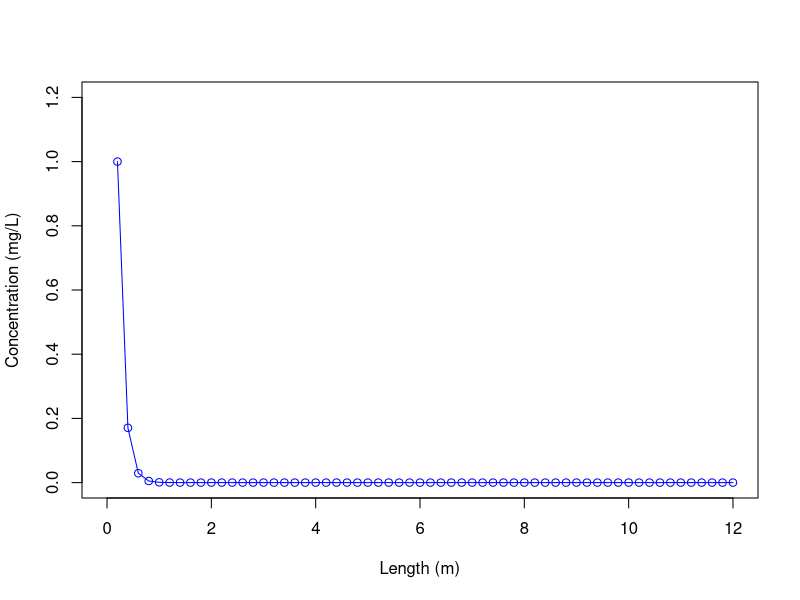
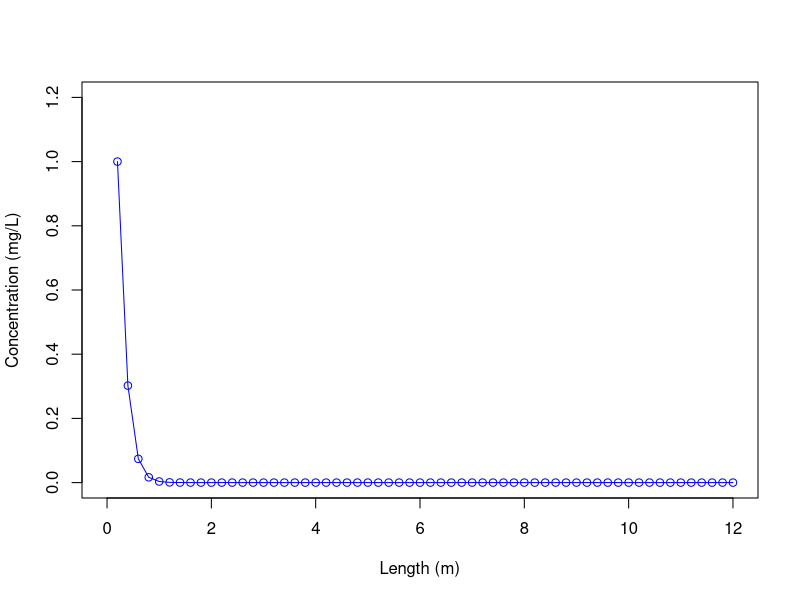
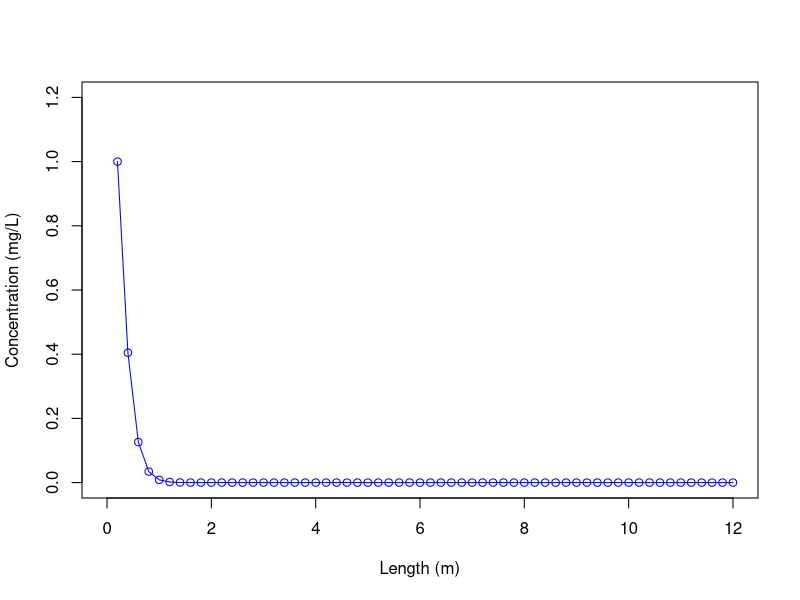
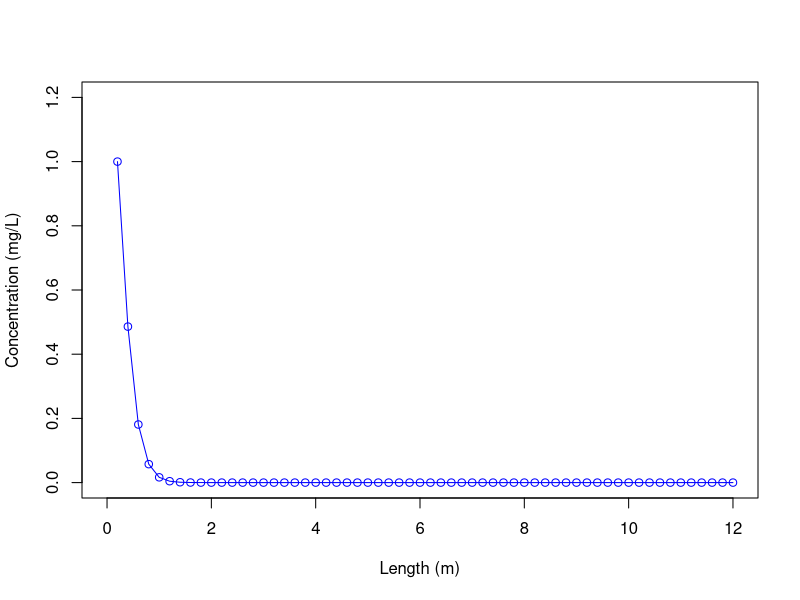
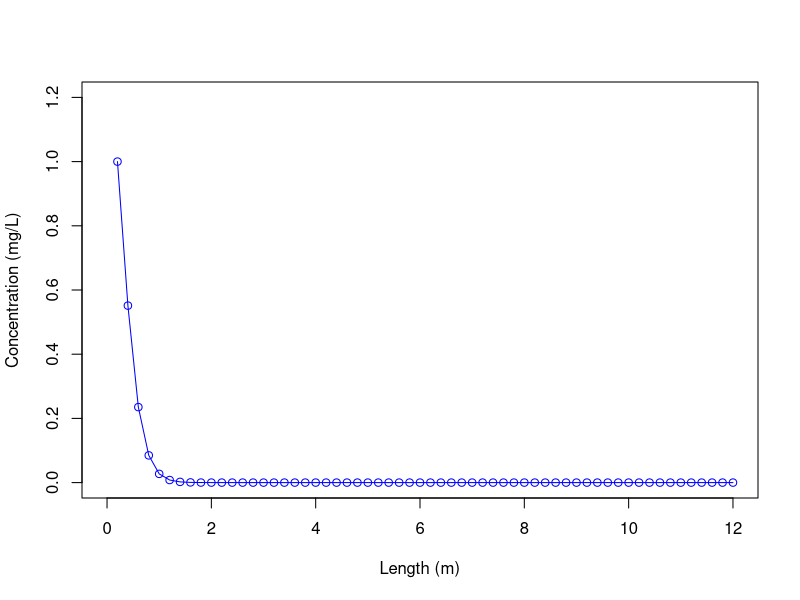
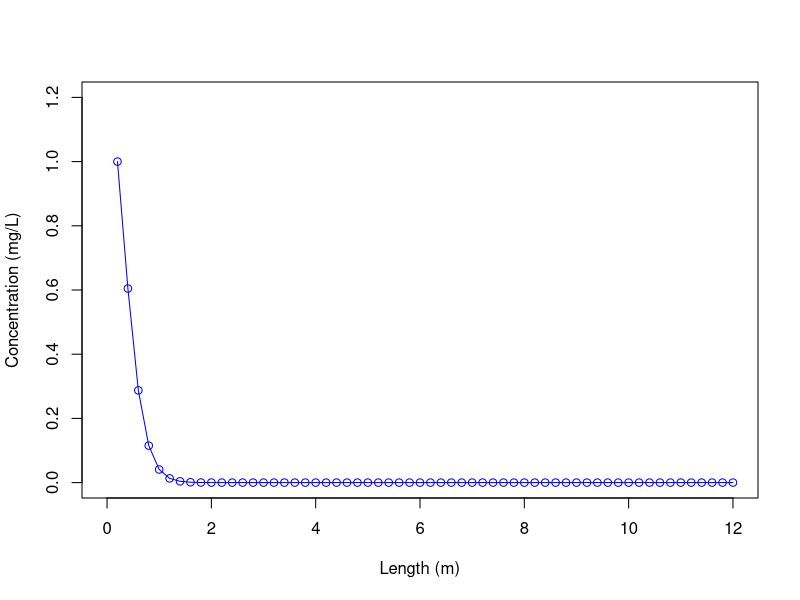
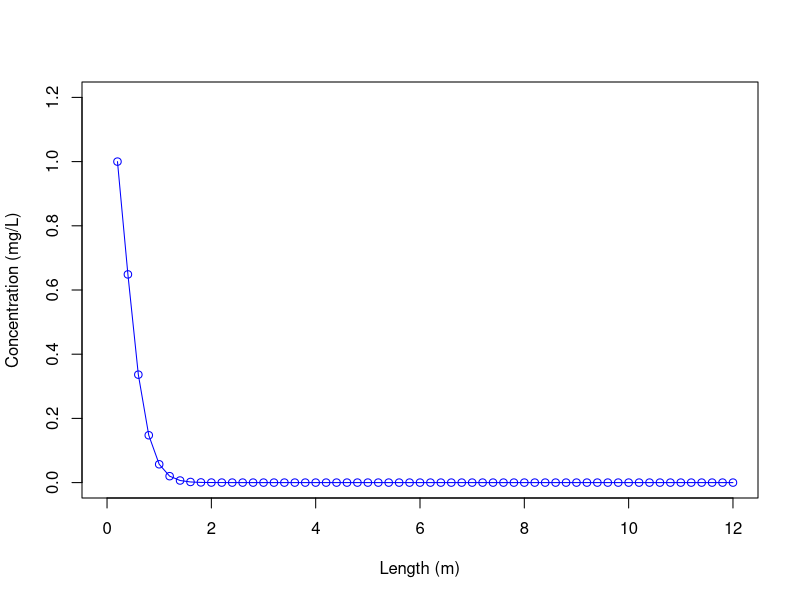
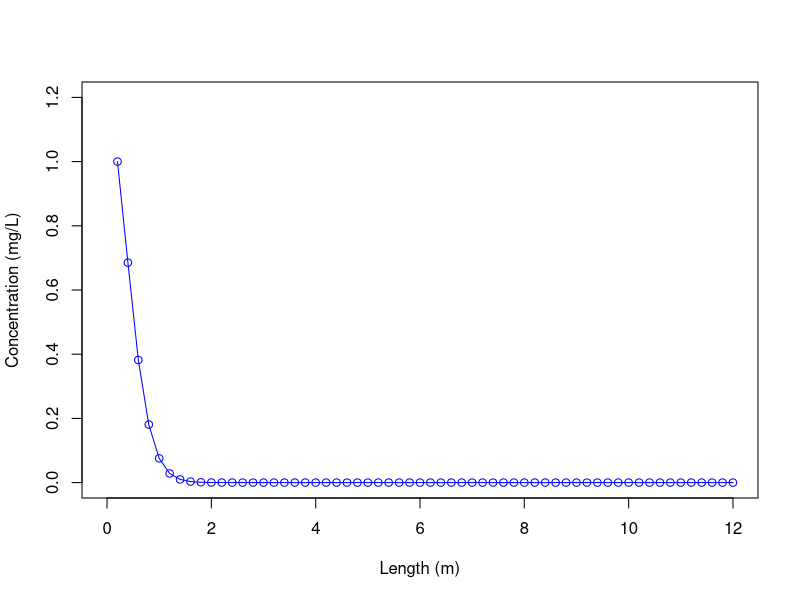

The R source for these figures, in order:
rm(list=ls())
graphics.off()
##############################################################
#Written by Jason Davison
#C is the contaminant or paramater being solved in the equaion
##############################################################

##############################################################
#Model Parameters
##############################################################
Cr = 1.0	   #Courant Number
L = 12		   #Length of Problem (m) Make it a little longer than the point of interest
dz = ceiling(L/10)/10  #Discretization (m)
R = 1.             #Retardation Factor
disp = 0.1/R      #Dispersion constant (m^2/s)
u = 0.5 /R	   #Velocity Left to Right (m/s) 
Runtime = 1.5*L/u   #Solution Durration in (s) May need to edit this value to get correct values
#Runtime = 1E+12
##############################################################
#Boundary Conditions
##############################################################
###---Left Hand Conditions---#################################
LeftHandBC = 1  #Left hand boundary conditions
		#1 = Constant Concentration
		#2 = Free Flux Boundary (i.e. open boundary)
LeftHandC = 1   #Left hand boundary concentration (only for constant concentration conditions)
###---Right Hand Conditions---################################
RightHandBC = 2  #Right hand boundary conditions
                 #1 = Constant Concentration
                 #2 = Free Flux Boundary (i.e. open boundary)
RightHandC = 0   #Right hand boundary condition (only for constant concentration conditions)

##############################################################
#Time Stepping Parameters
##############################################################
#dt = (Cr*dz/u)/5  #Time step
dt = Runtime/800
inter = Runtime/dt      #Number of simultation timesteps

##############################################################
#Initial Conditions
##############################################################
BackgroundC = 0  #Background Concentration for simulation (mg/L)

StartOfPlume = 1 #This is the start of the Plume (m) 
EndOfPlume = 2    #This is the ending value of the Plume (m) 
PlumeC = 0       #Concentration of Plume (mg/L)
ConstantPlume = 2   #Constant Source Concentration
		    #1 = Plume is Constant Source (i.e. it will always be there)
		    #2 = Plume is Instaneous Source

C = matrix(0,(L/dz),inter+1)	
if(PlumeC>0){
  C[1:(L/dz),1] = rep(BackgroundC,L/dz)
  C[floor(StartOfPlume/dz):floor(EndOfPlume/dz),1] = rep(PlumeC,1+floor(EndOfPlume/dz)-floor(StartOfPlume/dz))
}
##############################################################
#Plotting Output
##############################################################
simpleplot = TRUE  #Plots all time values
prettyplot = TRUE   #Plots specific values

Plot_Time = c(Runtime/10,3*Runtime/10,Runtime/2,7*Runtime/10, 9*Runtime/10)  #Output times for pretty plots must be less than Runtime
#Plot_Location = c(L/5,2*L/5,3*L/5,4*L/5)          #Must be greater than 0
Plot_Location = c(5,10)
##################
#if(simpleplot){X11()}
##################
#Time Loop
##################
for(i in 1:inter){
	######-----Do Not Edit Solver----#####
	a = -dt/dz^2*disp-u*dt/(dz)
	b = 1+2*dt/dz^2*disp+u*dt/(dz)
	c = -dt/dz^2*disp
	###############
	# A Matrix
	###############
	A_a = diag(a,L/dz-2)
	A_b = diag(b,L/dz)
	A_c = diag(c,L/dz-2)

	A = A_b
	A[2:(L/dz-1),1:(L/dz-2)]  = A[2:(L/dz-1),1:(L/dz-2)] + A_a
	A[2:(L/dz-1),3:(L/dz)]  = A[2:(L/dz-1),3:(L/dz)] + A_c
	A[1,1] = 1
	A[L/dz,L/dz] =1
	
	###################
	#Boundary Conditions
	###################
	if(LeftHandBC==1){C[1,i] = LeftHandC}
	if(LeftHandBC==2){C[1,i] = C[2,i]}
        if(RightHandBC==1){C[L/dz,i] = RightHandC}
	if(RightHandBC==2){C[L/dz,i] = C[L/dz-1,i]}	
        if(ConstantPlume==1){C[(StartOfPlume/dz):(EndOfPlume/dz),i] = rep(PlumeC,1+EndOfPlume/dz-StartOfPlume/dz)}

	#B vector for back solve solution
	B = C[,i]
	C[,1+i] = solve(A,B)	#New solution

        ######-----Do Not Edit Solver----#####
	#simple plot:
        x_length = c(1:(length(C[,i])))*dz
	if(simpleplot){plot(x_length,C[,i+1], type="o", col="blue",xlim=c(0,L),ylim=c(0,max(C[,1])+0.2), xlab="Length (m)", ylab="Concentration (mg/L)")}
}

##########################
#----Ploting Utility----##
##########################
if(prettyplot){
number_output = length(Plot_Time)
graphics.off()
xrange <- range(x_length)
yrange <- range(0,(max(C[,1])*1.25))

pdf(file="ADE_CDprofile.pdf")
par(mar=c(6,6,2,2))
plot(xrange, yrange, type="n", ylab = " ", xlab = " ", main = " ", cex.axis = 2)
mtext("Distance (m)", side = 1, line = 2.5, cex = 2)
mtext(~"Concentration (mg/L)", side = 2, line = 2.5, cex = 2)
colors <- topo.colors(number_output)
linetype <- c(1:3)
plotchar <- c(1:number_output)

for (i in 1:number_output) { 
plotchar[i] = toString(format(signif(Plot_Time[i],digits=2),scientific=TRUE))
  lines(x_length, C[,floor((Plot_Time[i]/dt))], type="l", lwd=3, lty=linetype[1], col=colors[i], pch=plotchar[1])
}
# add a legend
legend('topright', plotchar, cex=1.0, col=colors, lty=linetype[1], lwd = 3, bg = "white",ncol=3)
dev.off()

#For breakthrough curves
time_vector = c(0:(Runtime/dt))*dt
number_output = length(Plot_Location)
graphics.off()
xrange <- range(0,Runtime)
yrange <- range(0,(max(C[,1])*1.25))

pdf(file="ADE_BTcurve.pdf")
par(mar=c(6,6,2,2))
plot(xrange, yrange, type="n", ylab = " ", xlab = " ", main = " ", cex.axis = 2)
mtext("Time (s)", side = 1, line = 2.5, cex = 2)
mtext(~"Concentration (mg/L)", side = 2, line = 2.5, cex = 2)
colors <- topo.colors(number_output)
linetype <- c(1:3)
plotchar <- c(1:number_output)

for (i in 1:number_output) {
  plotchar[i] = toString(signif(Plot_Location[i],digits=3))
  lines(time_vector, C[floor((Plot_Location[i]/dz)),], type="l", lwd=3, lty=linetype[1], col=colors[i], pch=plotchar[1])
}
# add a legend
legend('topright', plotchar, cex=1., col=colors, lty=linetype[1], lwd = 3, bg = "white",ncol=3)
dev.off()
}
